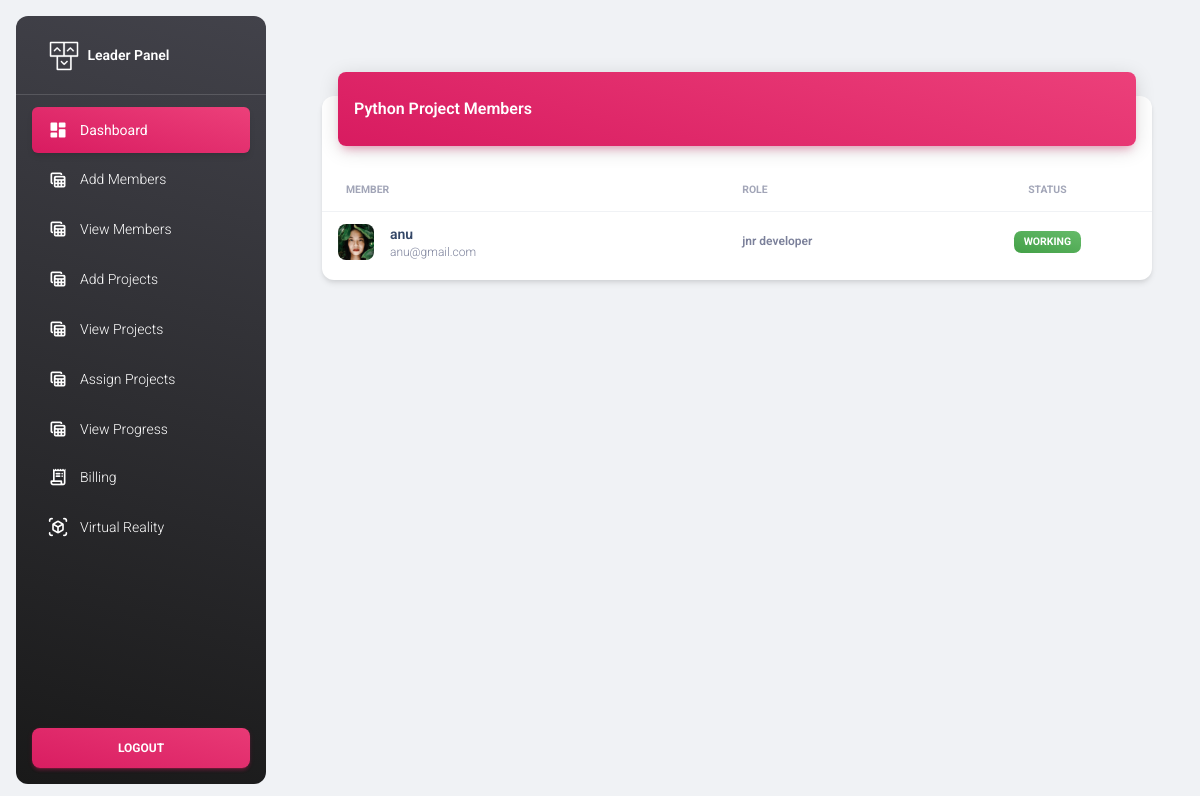
/view_project_members_leader?id=1, run on an earlier commit of the app's database.
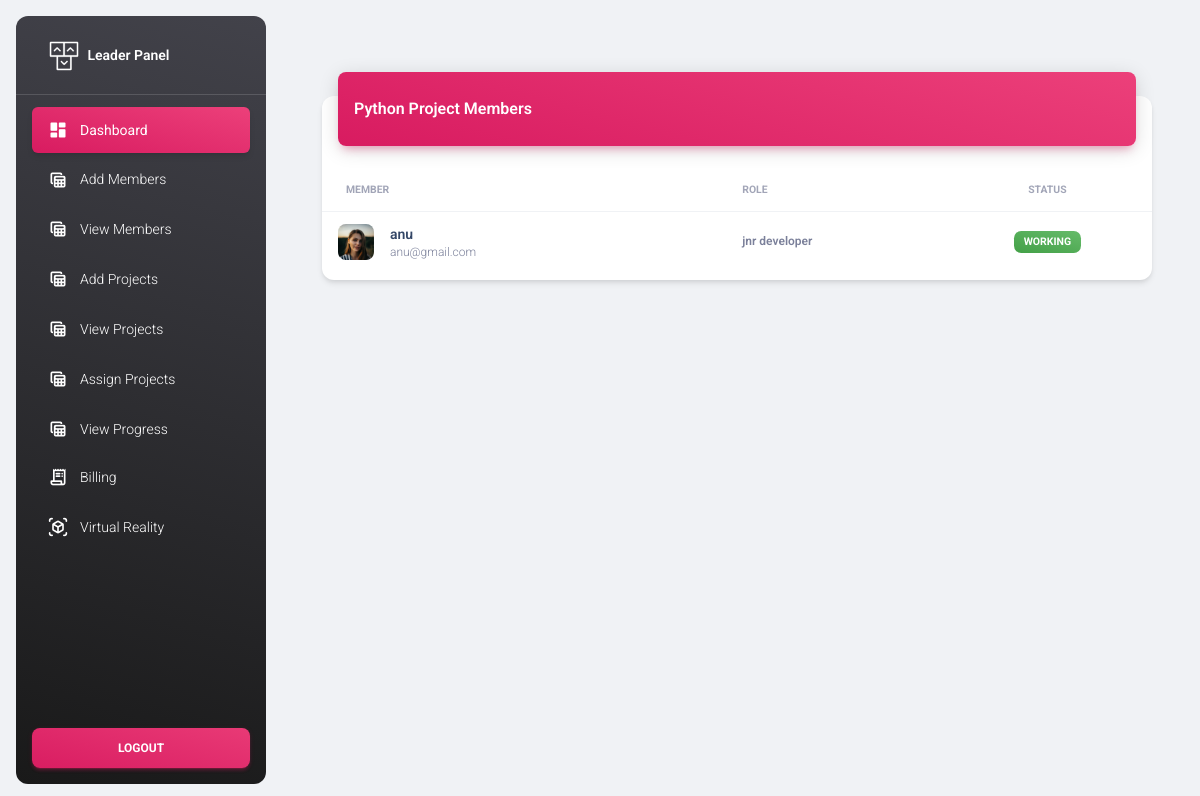
And on a later commit of the database.
### myapp/models.py (models this page shows)
class Add_member(models.Model):
    name=models.CharField(max_length=25,null=True)
    job_name=models.CharField(max_length=25,null=True)
    employee_id=models.CharField(max_length=25,null=True)
    contact=models.CharField(max_length=25,null=True)
    email=models.EmailField(null=True)
    profile_picture=models.ImageField(null=True)
    leader_id=models.ForeignKey(Add_leader,on_delete=models.CASCADE,null=True)
    login_id=models.ForeignKey(Login_table,on_delete=models.CASCADE,null=True)

### myapp/views.py (the view)
# urls.py: path('view_project_members_leader',views.view_project_members_leader),
def view_project_members_leader(request):
    pid = request.GET.get('id')
    project = Add_project.objects.get(id=pid)
    members = [
        project.first_member_id,
        project.second_member_id,
        project.third_member_id,
        project.fourth_member_id,
        project.fifth_member_id
    ]
    members = [member for member in members if member is not None]
    return render(request, "leader/view_project_members.html", {"project": project, "members": members})

### template/leader/view_project_members.html (shortened to what this page needs)
{% extends 'leader/leader_base.html' %}
{% block content %}
<div class="container-fluid py-4">
    <div class="container-fluid py-4">
        <div class="row">
          <div class="col-12">
            <div class="card my-4">
              <div class="card-header p-0 position-relative mt-n4 mx-3 z-index-2">
                <div class="bg-gradient-primary shadow-primary border-radius-lg pt-4 pb-3">
                  <h6 class="text-white text-capitalize ps-3">{{project.title}} Project Members</h6>
                </div>
              </div>
              <div class="card-body px-0 pb-2">
                <div class="table-responsive p-0">
                  <table class="table align-items-center mb-0">
                    <thead>
                      <tr>
                        <th class="text-uppercase text-secondary text-xxs font-weight-bolder opacity-7">Member</th>
                        <th class="text-uppercase text-secondary text-xxs font-weight-bolder opacity-7 ps-2">Role</th>
                        <th class="text-center text-uppercase text-secondary text-xxs font-weight-bolder opacity-7">Status</th>
                      </tr>
                    </thead>
                    <tbody>
                      {% for member in members %}
                      <tr>
                        <td>
                          <div class="d-flex px-2 py-1">
                            <div>
                              <img src="{% if member.profile_picture %}../static/media/{{ member.profile_picture }}{% else %}../static/media/{{member.profile_picture}}{% endif %}" class="avatar avatar-sm me-3 border-radius-lg" alt="{{ member.name }}">
                            </div>
                            <div class="d-flex flex-column justify-content-center">
                              <h6 class="mb-0 text-sm">{{ member.name }}</h6>
                              <p class="text-xs text-secondary mb-0">{{ member.email }}</p>
                            </div>
                          </div>
                        </td>
                        <td>
                          <p class="text-xs font-weight-bold mb-0">{{ member.job_name }}</p>
                        </td>
                        <td class="align-middle text-center text-sm">
                          <span class="badge badge-sm bg-gradient-success">Working</span>
                        </td>
                      </tr>
                      {% endfor %}
                    </tbody>
                  </table>
                </div>
              </div>
            </div>
          </div>
        </div>
    </div>
</div>
{% endblock %}

What changed in the data, as far as the page shows it:
changed Add_member "anu": profile_picture: a different picture
